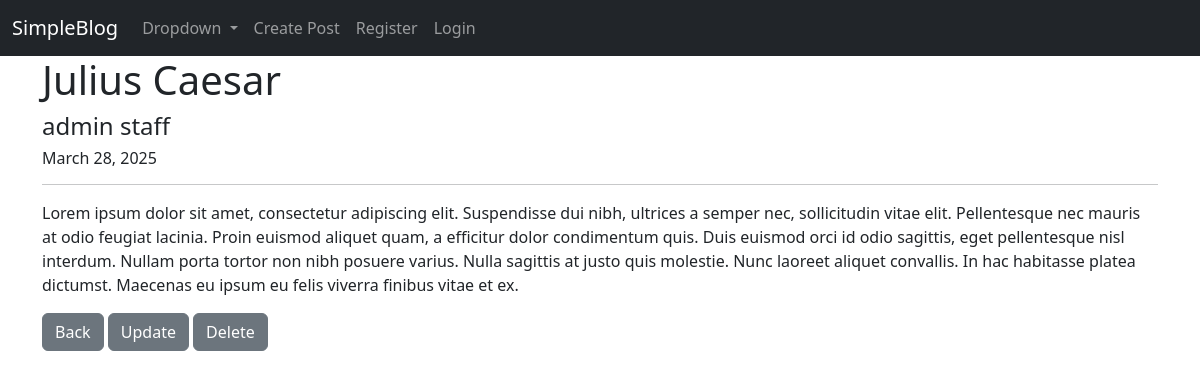
/post_detail/3, run on an earlier commit of the app's database.
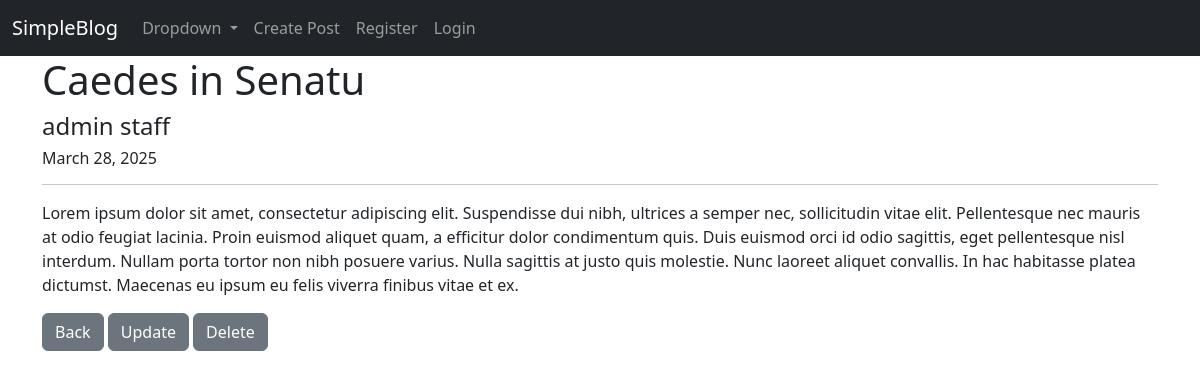
And on a later commit of the database.
### blog/models.py (models this page shows, shortened)
class Post(models.Model):
    title = models.CharField(max_length=255)
    author = models.ForeignKey(User, on_delete=models.CASCADE)
    body = models.TextField()
    post_date = models.DateField(auto_now_add=True)

### blog/views.py (the view)
# urls.py: path('post_detail/<int:pk>', PostDetailView.as_view(), name = 'post-detail'),
class PostDetailView(DetailView):
    model = Post
    template_name = 'post_detail.html'

### blog/templates/post_detail.html (shortened to what this page needs)
{%  extends 'base.html'%}
{% block content %}
    <h1>{{ post.title }}</h1>
    <h4>{{ post.author.first_name}} {{ post.author.last_name}}</h4>
    <h6>{{ post.post_date }}</h6>
    <hr>
    <p>{{ post.body }}</p>
    <a href="{% url 'post-list' %}" class="btn btn-secondary">Back</a>
    <a href="{% url 'post-update' post.pk %}" class="btn btn-secondary">Update</a>
    <a href="{% url 'post-delete' post.pk %}" class="btn btn-secondary">Delete</a>
{% endblock %}

What changed in the data, as far as the page shows it:
changed Post "admin": title "Julius Caesar" → "Caedes in Senatu"
